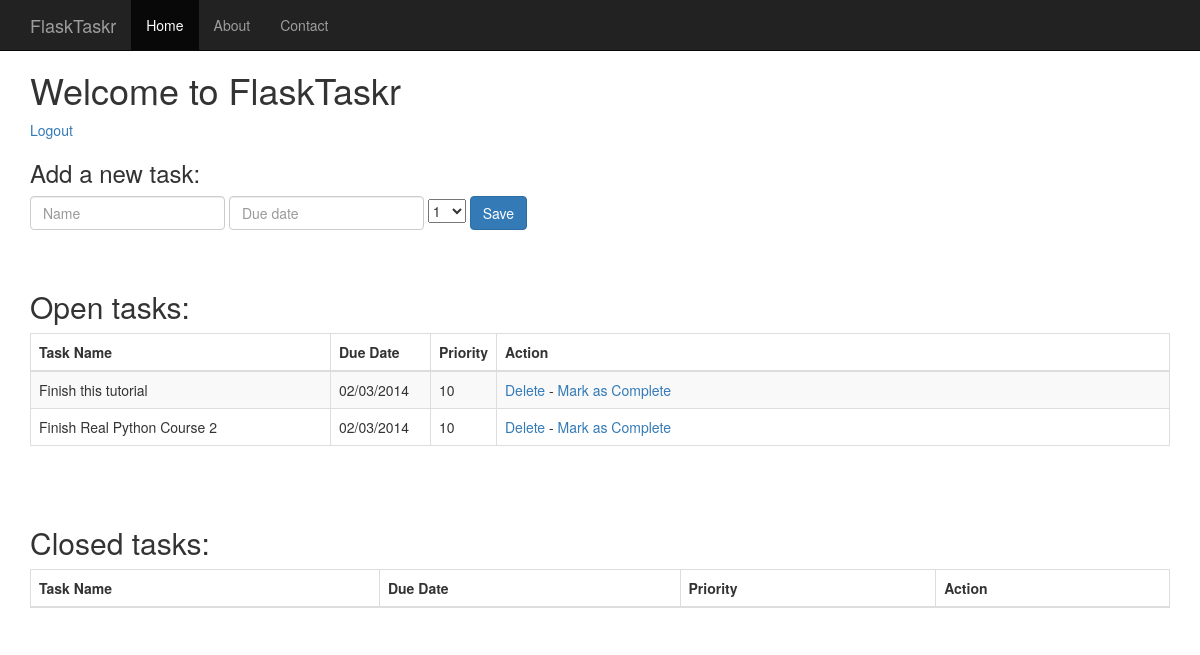
The page /tasks/ (signed in) on the database as committed earlier.
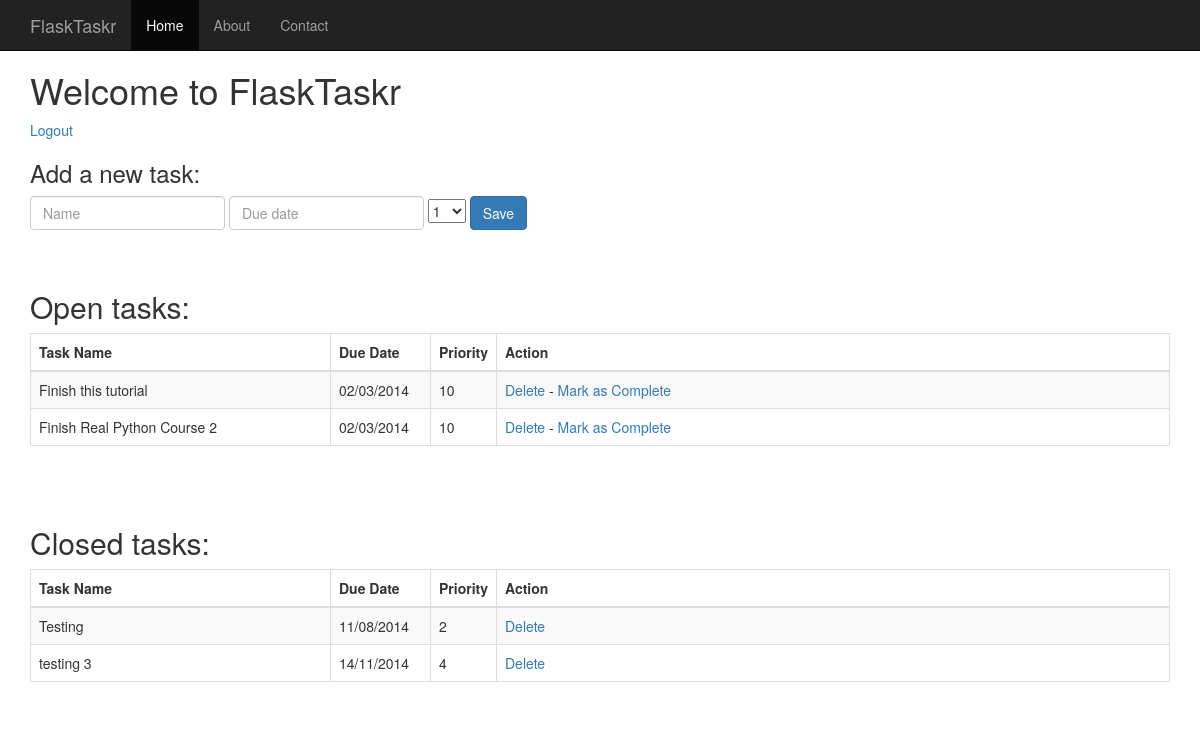
The same page on the database as committed later.
### tables this page shows
CREATE TABLE ftasks(task_id INTEGER PRIMARY KEY AUTOINCREMENT, name TEXT NOT NULL, due_date TEXT NOT NULL, priority INTEGER NOT NULL, status INTEGER NOT NULL);

### views.py (the view)
@app.route('/tasks/')
@login_required
def tasks():
	g.db = connect_db()
	cur = g.db.execute('select name, due_date, priority, task_id from ftasks where status=1')
	open_tasks = [dict(name=row[0], due_date=row[1], priority=row[2], task_id=row[3]) for row in cur.fetchall()]
	cur = g.db.execute('select name, due_date, priority, task_id from ftasks where status=0')
	closed_tasks = [dict(name=row[0], due_date=row[1], priority=row[2], task_id=row[3]) for row in cur.fetchall()]
	g.db.close()
	return render_template('tasks.html',
open_tasks=open_tasks, closed_tasks=closed_tasks)

### views.py (called while the page is built)
def connect_db():
	return sqlite3.connect(app.config['DATABASE'])

def login_required(test):
	@wraps(test)
	def wrap(*args, **kwargs):
		if 'logged_in' in session:
			return test(*args, **kwargs)
		else:
			flash('You need to login first.')
			return redirect(url_for('login'))
	return wrap

### templates/tasks.html (shortened to what this page needs)
{% extends "template.html" %} {% block content %}
<h1>Welcome to FlaskTaskr</h1> <a href="/logout">Logout</a> <div class="add-task">
<h3>Add a new task:</h3>
<form class="form-inline" action="{{ url_for('new_task') }}" method="post">
    <div class="form-group">
        <input type="text" class="form-control" name="name" placeholder="Name">
    </div>
    <div class="form-group">
        <input type="text" class="form-control" name="due_date" placeholder="Due date">
    </div>
    <select name="priority" width="100px">
<option value="1">1</option>
</select>
    <button type="submit" class="btn btn-primary">Save</button>
</form>
<div class="entries"> <br>
<br>
<h2>Open tasks:</h2> <div class="datagrid">
<table class="table table-striped table-bordered">
            <thead>
              <tr>
                <th>Task Name</th>
                <th>Due Date</th>
                <th>Priority</th>
                <th>Action</th>
              </tr>
            </thead>
            <tbody>
              {% for o in open_tasks %}
<tr>
<td width="300px">{{ o.name }}</td> <td width="100px">{{ o.due_date }}</td> <td width="50px">{{ o.priority }}</td> <td>
<a href="{{ url_for('delete_entry', task_id = o.task_id) }}">Delete</a> -
<a href="{{ url_for('complete', task_id = o.task_id) }}">Mark as Complete</a>
</td> </tr>
{% endfor %}
            </tbody>
          </table>
        </div>
<div class="entries"> <br>
<br>
<h2>Closed tasks:</h2> <div class="datagrid">
<table class="table table-striped table-bordered">
            <thead>
              <tr>
                <th>Task Name</th>
                <th>Due Date</th>
                <th>Priority</th>
                <th>Action</th>
              </tr>
            </thead>
            <tbody>
              {% for c in closed_tasks %}
<tr>
<td width="300px">{{ c.name }}</td> <td width="100px">{{ c.due_date }}</td> <td width="50px">{{ c.priority }}</td>
<td>
<a href="{{ url_for('delete_entry', task_id =
c.task_id) }}">Delete</a> </td>
</tr>
{% endfor %}
            </tbody>
          </table>
        </div>
      </div>
{% endblock %}

### templates/template.html (shortened to what this page needs)
<!DOCTYPE html>
<html lang="en">
  <head>
<link rel="stylesheet" href="//maxcdn.bootstrapcdn.com/bootstrap/3.2.0/css/bootstrap.min.css">
  </head>
  <body>
    <div class="navbar navbar-inverse navbar-fixed-top" role="navigation">
      <div class="container">
        <div class="navbar-header">
          <a class="navbar-brand" href="#">FlaskTaskr</a>
        </div>
        <div class="collapse navbar-collapse">
          <ul class="nav navbar-nav">
            <li class="active"><a href="#">Home</a></li>
            <li><a href="#about">About</a></li>
            <li><a href="#contact">Contact</a></li>
          </ul>
        </div>
      </div>
    </div>
    <div class="container">
      {% block content %}
      {% endblock %}
    </div>
  </body>
</html>

### templates/template.html (style rules this page uses)
body { padding-top: 50px; }

Rows that differ between the two databases and show on the page:
added ftasks: name "Testing", due_date "11/08/2014", priority "2", shown under "Closed tasks:"
added ftasks: name "testing 3", due_date "14/11/2014", priority "4", shown under "Closed tasks:"
